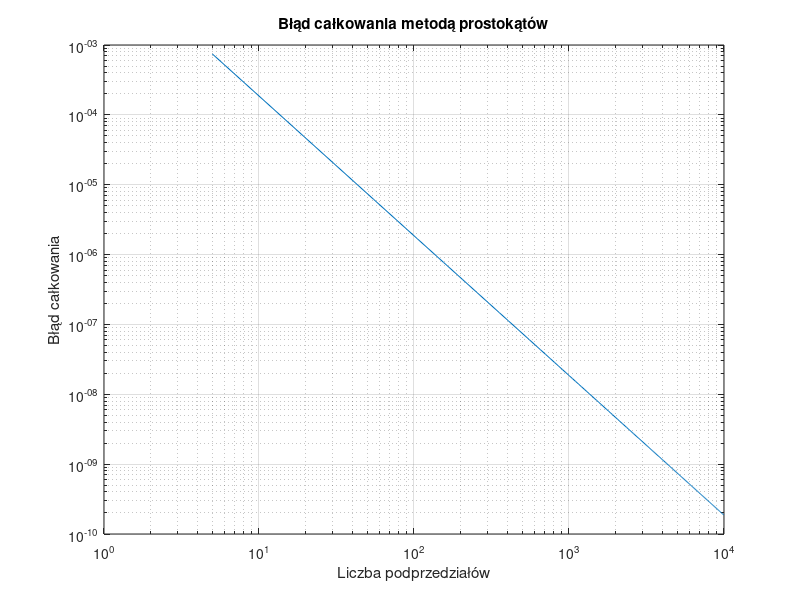

Reproduce this figure in MATLAB.
function [integration_error, Nt, ft_5, integral_1000] = zadanie1()
    % Numeryczne całkowanie metodą prostokątów.
    % Nt - wektor zawierający liczby podprzedziałów całkowania
    % integration_error - integration_error(1,i) zawiera błąd całkowania wyznaczony
    %   dla liczby podprzedziałów równej Nt(i). Zakładając, że obliczona wartość całki
    %   dla Nt(i) liczby podprzedziałów całkowania wyniosła integration_result,
    %   to integration_error(1,i) = abs(integration_result - reference_value),
    %   gdzie reference_value jest wartością referencyjną całki.
    % ft_5 - gęstość funkcji prawdopodobieństwa dla n=5
    % integral_1000 - całka od 0 do 5 funkcji gęstości prawdopodobieństwa
    %   dla 1000 podprzedziałów całkowania

    reference_value = 0.0473612919396179; % wartość referencyjna całki

    Nt = 5:50:10^4;
    integration_error = zeros(1, length(Nt));

    ft_5 = ft(5);
    integral_1000 = calkowanie_prostokatami(@ft, 1000);
    % disp(integral_1000);

    for i = 1:length(Nt)
        integration_result = calkowanie_prostokatami(@ft, Nt(i));
        integration_error(i) = abs(integration_result - reference_value);
    end
    
    loglog(Nt, integration_error);
    xlabel('Liczba podprzedziałów');
    ylabel('Błąd całkowania');
    title('Błąd całkowania metodą prostokątów');
    grid on;
    saveas(gcf, 'zadanie1.png');
    

end

function [ft_value] = ft(t)
    small_sigma = 3;
    mi = 10;
    ft_value = exp(-((t-mi)^2)/(2*small_sigma^2)) / (small_sigma * sqrt(2*pi));
end

function suma = calkowanie_prostokatami(f_handle, N)
    a = 0; % krańce przedziału
    b = 5;
    width = (b - a) / N; % szerokość
    suma = 0;
    
    for i = 0:N-1
        x_mid = a + (i + 0.5) * width; % wyznaczany środek podprzedziału
        suma = suma + f_handle(x_mid) * width;
    end
end